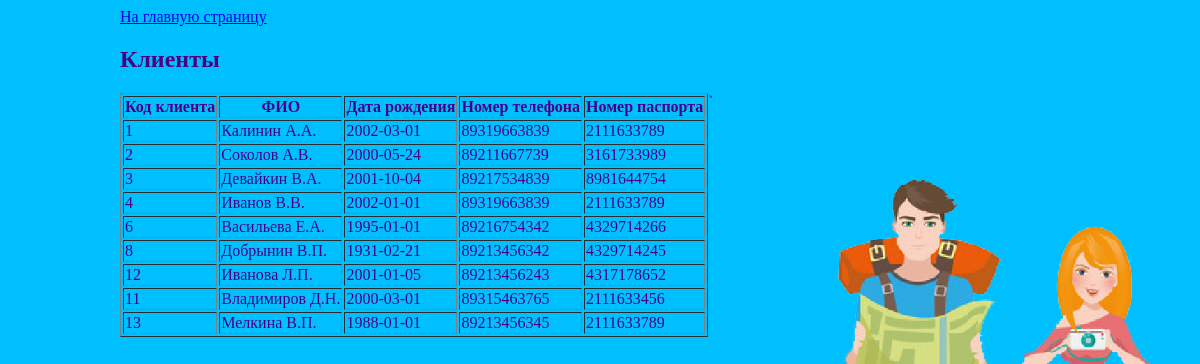
Page /app/show_client.php on the committed database.
### tables this page shows
CREATE TABLE `clients` (
  `client code` int(10) UNSIGNED NOT NULL,
  `fio` text NOT NULL,
  `date of birth` date NOT NULL,
  `phone number` bigint(11) NOT NULL,
  `passport number` bigint(11) NOT NULL
);

### app/show_client.php (the view, shortened to what this page needs)
<?php
include("db.php");
echo "<a href=\"index.php\">На главную страницу</a>";
echo "<h2>Клиенты</h2>";
$query = mysqli_query($db, "SELECT * FROM `clients`");
?>
<table   border="1" align="left" >
    <thead>
        <th>Код клиента</th>
        <th>ФИО</th>
        <th>Дата рождения</th>
        <th>Номер телефона </th>
        <th>Номер паспорта</th>
    </thead>
    <body>
        <?php
         while ($row = $query->fetch_assoc()){
         ?>
            <tr>
                <?php foreach ($row as $col_value){
                 ?>
                    <td><?php echo $col_value ?></td>
                <?php }
                 ?>
            </tr>
        <?php } ?>
    </body>
</table>`

### app/show_client.php (style rules this page uses)
body { margin-left:10%; background: #00BFFF ; color: #4B0082; background: #00BFFF url(client.png) no-repeat center center fixed; -webkit-background-size: cover; -moz-background-size: cover; -o-background-size: cover; background-size: cover; }

### rows in the picture
clients: client code "1", fio "Калинин А.А.", date of birth "2002-03-01", phone number "89319663839", passport number "2111633789"
clients: client code "2", fio "Соколов А.В.", date of birth "2000-05-24", phone number "89211667739", passport number "3161733989"
clients: client code "3", fio "Девайкин В.А.", date of birth "2001-10-04", phone number "89217534839", passport number "8981644754"
clients: client code "4", fio "Иванов В.В.", date of birth "2002-01-01", phone number "89319663839", passport number "2111633789"
clients: client code "6", fio "Васильева Е.А.", date of birth "1995-01-01", phone number "89216754342", passport number "4329714266"
clients: client code "8", fio "Добрынин В.П.", date of birth "1931-02-21", phone number "89213456342", passport number "4329714245"
clients: client code "12", fio "Иванова Л.П.", date of birth "2001-01-05", phone number "89213456243", passport number "4317178652"
clients: client code "11", fio "Владимиров Д.Н.", date of birth "2000-03-01", phone number "89315463765", passport number "2111633456"
clients: client code "13", fio "Мелкина В.П.", date of birth "1988-01-01", phone number "89213456345", passport number "2111633789"
